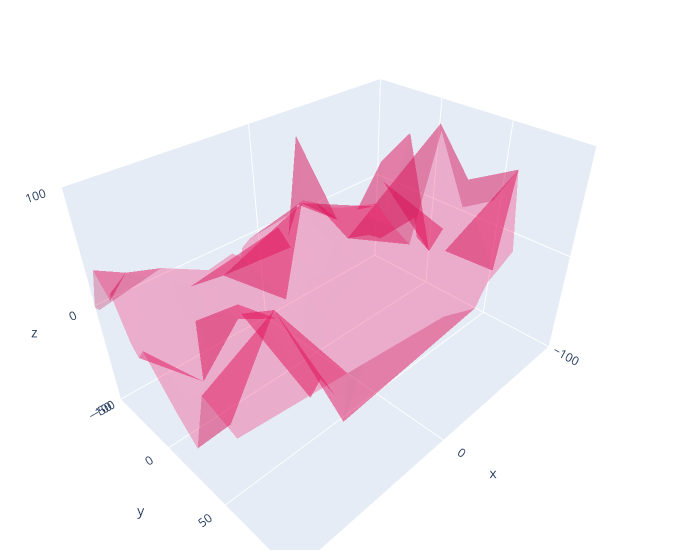

Here is the notebook cell this chart was saved with:
### Code cell
import plotly.graph_objects as go
import numpy as np
np.random.seed(1)

N = 70
def world_frame():
    fig = go.Figure(data=[go.Mesh3d(x=(70*np.random.randn(N)),
                    y=(55*np.random.randn(N)),
                    z=(40*np.random.randn(N)),
                    opacity=0.5,
                    color='rgba(244,22,100,0.6)'
                    )])

    fig.update_layout(
        scene = dict(
            xaxis = dict(nticks=4, range=[-100,100],),
                        yaxis = dict(nticks=4, range=[-50,100],),
                        zaxis = dict(nticks=4, range=[-100,100],),),
        width=700,
        margin=dict(r=20, l=10, b=10, t=10))
    
    return fig
world_frame().show()
